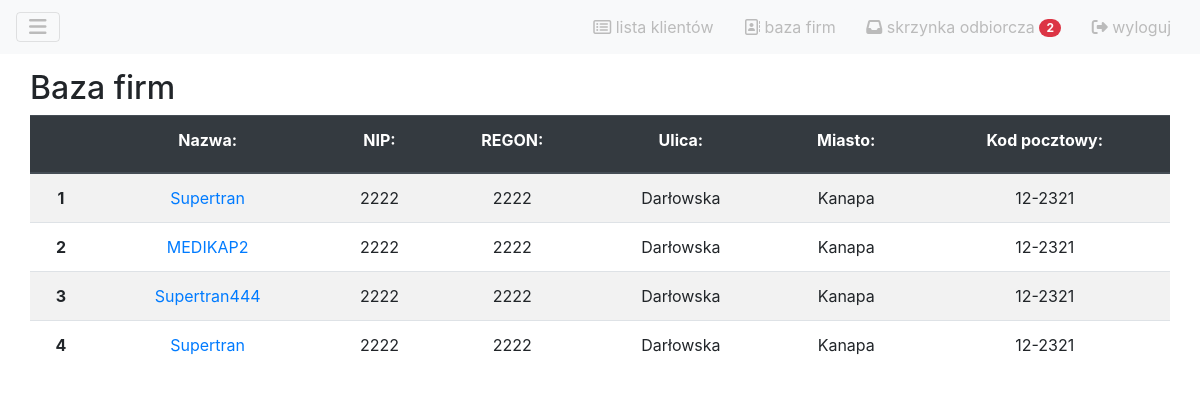
The page /companies/list (signed in) on the database its author committed.
### companies/models.py (models this page shows, shortened)
class Company(models.Model):
    nazwa = models.CharField(verbose_name='Nazwa', max_length=50)
    miasto = models.CharField(max_length=50)
    ulica = models.CharField(max_length=50)
    kod_pocztowy = models.CharField(max_length=50)
    nip = models.CharField(verbose_name='NIP', max_length=50)
    regon = models.CharField(verbose_name='REGON', max_length=50)

### companies/views.py (the view)
# urls.py: path('list', views.CompanyList.as_view(), name='list'),
class CompanyList(generic.View):
    template_name = 'companies/company_list.html'
    form = CompanyListForm
    def get(self, request):
        all_companies = Company.objects.all()
        context = {
            'form' : self.form,
            'all_companies' : all_companies,
        }
        return render(request, self.template_name, context)

### board/templatetags/inbox_tags.py (called while the page is built)
@register.simple_tag(takes_context=True)
def unread_msg_counter(context):
	request = context['user']
	return Message.objects.all().filter(data_odczytania=None).filter(odbiorca=request).count()

### companies/templates/companies/company_list.html
{% extends 'board/base.html' %}
{% block content %}
<h2>Baza firm</h2>
<div class="table-responsive">
    <table class="table table-striped borderless text-center">
        <thead class="thead-dark">
            <tr>
                <th scope="col"></th>
                {% for field in form %}
                <th scope="col">{{ field.label_tag }} </th>
                {% endfor %}
            </tr>
        </thead>
            <tbody>
            {% for company in all_companies %}
                <tr>
                <th scope="row">{{ forloop.counter }}</th>
                    <td><a href="{% url 'companies:detail' company_id=company.id %}">{{ company.nazwa  }}</a></td>
                    <td>{{ company.nip  }}</td>
                    <td>{{ company.regon  }}</td>
                    <td>{{ company.ulica  }}</td>
                    <td>{{ company.miasto  }}</td>
                    <td>{{ company.kod_pocztowy  }}</td>
                </tr>
            {% endfor %}
            </tbody>
        </table>
</div>
{% endblock %}

### board/templates/board/base.html (shortened to what this page needs)
<!DOCTYPE html>
<html lang="en">
<head>
{% load static %}
{% load inbox_tags%}
<link rel="stylesheet" href="https://stackpath.bootstrapcdn.com/bootstrap/4.3.1/css/bootstrap.min.css">
<link rel="stylesheet" href="{% static 'board/base.css' %}">
</head>
<body>
<div id="wrapper">
    <nav id="navbar-wrapper">
        <div class="navbar navbar-light bg-light">
            <button class="navbar-toggler" type="button" data-toggle="collapse" data-target="#navbarToggleExternalContent" aria-controls="navbarToggleExternalContent" aria-expanded="false" aria-label="Toggle navigation">
                <a href="#" class="navbar-elements" id="menu-toggle"><i class="fas fa-bars"></i></a>
            </button>
            <div class="text-right">
                <button class="btn btn-light" type="button"><a class="navbar-elements" href="{% url 'clients:list' %}"><i class="far fa-list-alt"></i> lista klientów </a></button>
                <button class="btn btn-light" type="button"><a class="navbar-elements" href="{% url 'companies:list' %}"><i class="far fa-address-book"></i> baza firm </a></button>
                <button class="btn btn-light" type="button">
                    <a class="navbar-elements" href="{% url 'msg:inbox' %}">
                        <i class="fas fa-inbox"></i>
                        skrzynka odbiorcza
                        {% unread_msg_counter as unread_msg_counter_flag %}
                        {% if unread_msg_counter_flag != 0 %}
                        <span class="badge badge-pill badge-danger">{% unread_msg_counter %} </span>
                        {% endif %}
                    </a>
                </button>
                <button class="btn btn-light" type="button"><a class="navbar-elements" href="{% url 'logout' %}"><i class="fas fa-sign-out-alt"></i> wyloguj</a></button>
            </div>
        </div>
    </nav>
        <div id="page-content-wrapper">
            <div class="container-fluid">
                <div class="row">
                    <div class="col-lg-12">
                        {% block content %}
                        {% endblock %}
                    </div>
                </div>
            </div>
        </div>
</div>
</body>
</html>

### board/static/board/base.css (style rules this page uses)
#navbar-wrapper { height: 5%; }
.navbar-elements { text-decoration: none; color: #bbb; }
#page-content-wrapper { width: 100%; position: absolute; padding: 15px; }

### rows shown on the page
Company: nazwa "Supertran", nip "2222", regon "2222", ulica "Darłowska", miasto "Kanapa", kod_pocztowy "12-2321"
Company: nazwa "MEDIKAP2", nip "2222", regon "2222", ulica "Darłowska", miasto "Kanapa", kod_pocztowy "12-2321"
Company: nazwa "Supertran444", nip "2222", regon "2222", ulica "Darłowska", miasto "Kanapa", kod_pocztowy "12-2321"
Company: nazwa "Supertran", nip "2222", regon "2222", ulica "Darłowska", miasto "Kanapa", kod_pocztowy "12-2321"

### other values the page prints
{{ field.label_tag }} "Nazwa:" "NIP:" "REGON:" "Ulica:" "Miasto:" "Kod pocztowy:"
